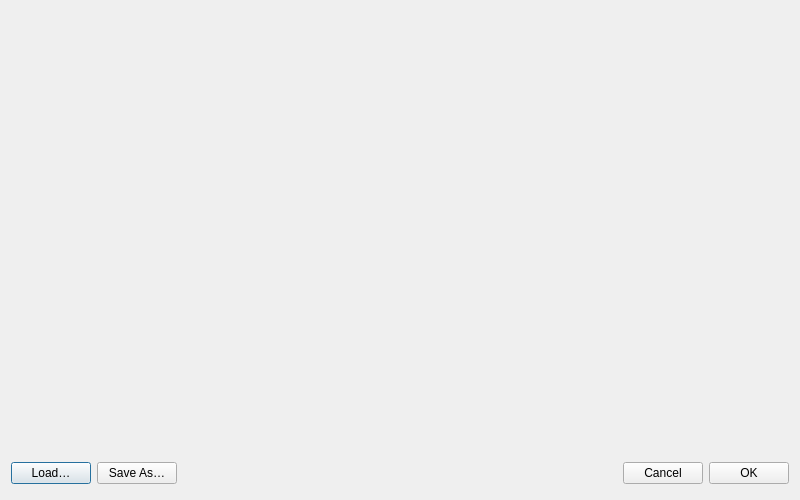
<?xml version="1.0" encoding="UTF-8"?>
<ui version="4.0">
 <class>InstrumentsDialog</class>
 <widget class="QDialog" name="InstrumentsDialog">
  <property name="geometry">
   <rect>
    <x>0</x>
    <y>0</y>
    <width>800</width>
    <height>500</height>
   </rect>
  </property>
  <property name="windowTitle">
   <string>Instruments</string>
  </property>
  <layout class="QVBoxLayout" name="verticalLayout_2">
   <item>
    <widget class="Ms::InstrumentsWidget" name="instrumentsWidget" native="true">
     <property name="sizePolicy">
      <sizepolicy hsizetype="Expanding" vsizetype="Expanding">
       <horstretch>0</horstretch>
       <verstretch>0</verstretch>
      </sizepolicy>
     </property>
    </widget>
   </item>
   <item>
    <layout class="QHBoxLayout">
     <property name="spacing">
      <number>6</number>
     </property>
     <property name="leftMargin">
      <number>0</number>
     </property>
     <property name="topMargin">
      <number>0</number>
     </property>
     <property name="rightMargin">
      <number>0</number>
     </property>
     <property name="bottomMargin">
      <number>0</number>
     </property>
     <item>
      <widget class="QPushButton" name="loadButton">
       <property name="text">
        <string>Load…</string>
       </property>
      </widget>
     </item>
     <item>
      <widget class="QPushButton" name="saveButton">
       <property name="text">
        <string>Save As…</string>
       </property>
      </widget>
     </item>
     <item>
      <spacer>
       <property name="orientation">
        <enum>Qt::Horizontal</enum>
       </property>
       <property name="sizeHint" stdset="0">
        <size>
         <width>131</width>
         <height>31</height>
        </size>
       </property>
      </spacer>
     </item>
     <item>
      <widget class="QPushButton" name="cancelButton">
       <property name="text">
        <string>Cancel</string>
       </property>
      </widget>
     </item>
     <item>
      <widget class="QPushButton" name="okButton">
       <property name="sizePolicy">
        <sizepolicy hsizetype="Preferred" vsizetype="Fixed">
         <horstretch>0</horstretch>
         <verstretch>0</verstretch>
        </sizepolicy>
       </property>
       <property name="text">
        <string>OK</string>
       </property>
      </widget>
     </item>
    </layout>
   </item>
  </layout>
 </widget>
 <customwidgets>
  <customwidget>
   <class>Ms::InstrumentsWidget</class>
   <extends>QWidget</extends>
   <header>instrwidget.h</header>
   <container>1</container>
  </customwidget>
 </customwidgets>
 <tabstops>
  <tabstop>loadButton</tabstop>
  <tabstop>saveButton</tabstop>
  <tabstop>okButton</tabstop>
 </tabstops>
 <resources/>
 <connections>
  <connection>
   <sender>okButton</sender>
   <signal>clicked()</signal>
   <receiver>InstrumentsDialog</receiver>
   <slot>accept()</slot>
   <hints>
    <hint type="sourcelabel">
     <x>278</x>
     <y>253</y>
    </hint>
    <hint type="destinationlabel">
     <x>96</x>
     <y>254</y>
    </hint>
   </hints>
  </connection>
  <connection>
   <sender>cancelButton</sender>
   <signal>clicked()</signal>
   <receiver>InstrumentsDialog</receiver>
   <slot>reject()</slot>
   <hints>
    <hint type="sourcelabel">
     <x>369</x>
     <y>253</y>
    </hint>
    <hint type="destinationlabel">
     <x>179</x>
     <y>282</y>
    </hint>
   </hints>
  </connection>
 </connections>
</ui>
